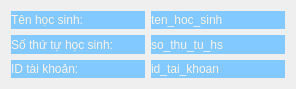
   <widget class="QWidget" name="gridLayoutWidget">
    <property name="geometry">
     <rect>
      <x>90</x>
      <y>20</y>
      <width>296</width>
      <height>89</height>
     </rect>
    </property>
    <layout class="QGridLayout" name="gridLayout">
     <item row="2" column="0">
      <widget class="QLabel" name="label_2">
       <property name="styleSheet">
        <string notr="true">border-radius: 10px;
font: 600 16pt &quot;Bahnschrift&quot;;
background-color:rgb(129, 201, 255);
color: #F8F2EC;</string>
       </property>
       <property name="text">
        <string>Số thứ tự học sinh:</string>
       </property>
      </widget>
     </item>
     <item row="3" column="0">
      <widget class="QLabel" name="label_4">
       <property name="styleSheet">
        <string notr="true">border-radius: 10px;
font: 600 16pt &quot;Bahnschrift&quot;;
background-color:rgb(129, 201, 255);
color: #F8F2EC;</string>
       </property>
       <property name="text">
        <string>ID tài khoản:</string>
       </property>
      </widget>
     </item>
     <item row="1" column="0">
      <widget class="QLabel" name="label">
       <property name="styleSheet">
        <string notr="true">border-radius: 10px;
font: 600 16pt &quot;Bahnschrift&quot;;
background-color:rgb(129, 201, 255);
color: #F8F2EC;</string>
       </property>
       <property name="text">
        <string>Tên học sinh:</string>
       </property>
      </widget>
     </item>
     <item row="1" column="1">
      <widget class="QLabel" name="ten_hoc_sinh">
       <property name="styleSheet">
        <string notr="true">border-radius: 10px;
font: 600 16pt &quot;Bahnschrift&quot;;
background-color:rgb(129, 201, 255);
color: #F8F2EC;</string>
       </property>
       <property name="text">
        <string>ten_hoc_sinh</string>
       </property>
      </widget>
     </item>
     <item row="2" column="1">
      <widget class="QLabel" name="so_thu_tu_hs">
       <property name="styleSheet">
        <string notr="true">border-radius: 10px;
font: 600 16pt &quot;Bahnschrift&quot;;
background-color:rgb(129, 201, 255);
color: #F8F2EC;</string>
       </property>
       <property name="text">
        <string>so_thu_tu_hs</string>
       </property>
      </widget>
     </item>
     <item row="3" column="1">
      <widget class="QLabel" name="id_tai_khoan">
       <property name="styleSheet">
        <string notr="true">border-radius: 10px;
font: 600 16pt &quot;Bahnschrift&quot;;
background-color:rgb(129, 201, 255);
color: #F8F2EC;</string>
       </property>
       <property name="text">
        <string>id_tai_khoan</string>
       </property>
      </widget>
     </item>
    </layout>
   </widget>
